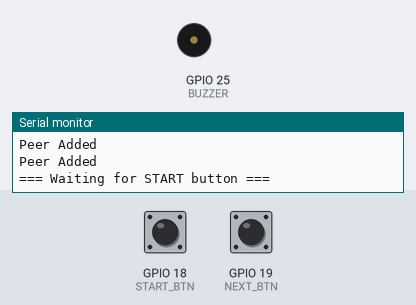
Bench run of a sketch on a simulated ESP32. On the bench: buzzer (waves = sounding, pin HIGH), the last lines printed to the serial monitor. The test bench sets the inputs (shaded band); at power-on: GPIO 18 (START_BTN) HIGH, GPIO 19 (NEXT_BTN) HIGH.

Above: at 1.2 s.
1.3 s: GPIO 18 (START_BTN) pulled LOW for 0.15 s
At 1.4 s:
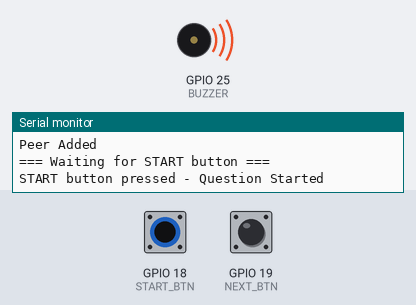
Timing chart, 0 to 4.3 s (numbered marks = the images above; inputs shaded):
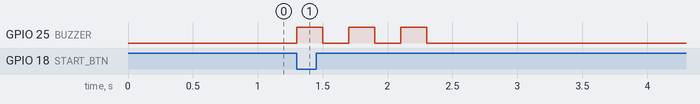

The sketch:

Master.ino
```cpp
#include <WiFi.h>
#include <esp_now.h>

//----------------------- Pins -----------------------
#define START_BTN  18
#define NEXT_BTN   19
#define BUZZER     25
#define DEBOUNCE_DELAY 300  // 300ms debounce delay

volatile uint32_t lastStartTime = 0;
volatile uint32_t lastNextTime = 0;

//--------------------- Message ----------------------
typedef enum
{
  GO,
  BUZZ,
  LOCK,
  RESET
} MessageType;

typedef struct
{
  MessageType type;
  uint8_t playerID;
} Packet;

Packet rxPacket;

//--------------- FreeRTOS Objects -------------------
SemaphoreHandle_t startSemaphore;
SemaphoreHandle_t nextSemaphore;
QueueHandle_t playerQueue;

//------------------- Variables ----------------------
bool gameStarted = false;
bool winnerDeclared = false;
uint8_t winnerID = 0;

//------------------ Player MACs ---------------------
// Replace these with your actual MAC addresses
uint8_t player1[] = {0x8C, 0x4B, 0x14, 0x4B, 0x18, 0xB0};
uint8_t player2[] = {0xD4, 0x8A, 0xFC, 0xD0, 0x76, 0x4C};
uint8_t player3[] = {0xBC, 0x4B, 0x14, 0x47, 0xBD, 0x48};
uint8_t player4[] = {0xAA, 0xBB, 0xCC, 0xDD, 0xEE, 0x03};
uint8_t player5[] = {0xAA, 0xBB, 0xCC, 0xDD, 0xEE, 0x04};
uint8_t player6[] = {0xAA, 0xBB, 0xCC, 0xDD, 0xEE, 0x05};

//----------------------------------------------------
void beep(int times)
{
  for (int i = 0; i < times; i++)
  {
    digitalWrite(BUZZER, HIGH);
    vTaskDelay(pdMS_TO_TICKS(200));
    digitalWrite(BUZZER, LOW);
    vTaskDelay(pdMS_TO_TICKS(200));
  }
}

//----------------------------------------------------
void broadcast(Packet pkt)
{
  esp_now_send(player1, (uint8_t *)&pkt, sizeof(pkt));
  esp_now_send(player2, (uint8_t *)&pkt, sizeof(pkt));
  esp_now_send(player3, (uint8_t *)&pkt, sizeof(pkt));
  esp_now_send(player4, (uint8_t *)&pkt, sizeof(pkt));
  esp_now_send(player5, (uint8_t *)&pkt, sizeof(pkt));
  esp_now_send(player6, (uint8_t *)&pkt, sizeof(pkt));
}

//----------------------------------------------------
void sendPacket(MessageType type, uint8_t playerID)
{
  Packet pkt;
  pkt.type = type;
  pkt.playerID = playerID;

  broadcast(pkt);
}

//----------------------------------------------------
void IRAM_ATTR startISR()
{
  uint32_t currentTime = millis();
  // Only trigger if debounce delay has passed
  if (currentTime - lastStartTime > DEBOUNCE_DELAY)
  {
    BaseType_t hpTask = pdFALSE;
    xSemaphoreGiveFromISR(startSemaphore, &hpTask);
    lastStartTime = currentTime;
    portYIELD_FROM_ISR(hpTask);
  }
}

//----------------------------------------------------
void IRAM_ATTR nextISR()
{
  uint32_t currentTime = millis();
  // Only trigger if debounce delay has passed
  if (currentTime - lastNextTime > DEBOUNCE_DELAY)
  {
    BaseType_t hpTask = pdFALSE;
    xSemaphoreGiveFromISR(nextSemaphore, &hpTask);
    lastNextTime = currentTime;
    portYIELD_FROM_ISR(hpTask);
  }
}

//----------------------------------------------------
void OnDataRecv(const esp_now_recv_info_t *info,
                const uint8_t *incomingData,
                int len)
{
  if (len != sizeof(Packet))
    return;

  memcpy(&rxPacket, incomingData, sizeof(Packet));

  if (gameStarted &&
      !winnerDeclared &&
      rxPacket.type == BUZZ)
  {
    BaseType_t hpTask = pdFALSE;

    xQueueSendFromISR(playerQueue,
                      &rxPacket.playerID,
                      &hpTask);

    portYIELD_FROM_ISR(hpTask);
  }
}

//----------------------------------------------------
void QuizTask(void *pvParameters)
{
  uint8_t player;
  uint8_t dummy;

  while (1)
  {
    // STEP 1: Wait for START button only
    Serial.println("\n=== Waiting for START button ===");
    xSemaphoreTake(startSemaphore, portMAX_DELAY);

    // Clear old queue entries
    while (xQueueReceive(playerQueue, &dummy, 0) == pdTRUE);

    Serial.println("START button pressed - Question Started");

    beep(3);

    // Set game state flags
    gameStarted = true;
    winnerDeclared = false;

    // STEP 2: Send GO only after START button
    sendPacket(GO, 0);
    Serial.println("GO Sent to all players");

    // Wait for player response
    xQueueReceive(playerQueue, &player, portMAX_DELAY);

    winnerID = player;
    winnerDeclared = true;
    gameStarted = false;

    Serial.print("Winner Declared: Player ");
    Serial.println(winnerID);

    beep(1);

    // STEP 3: Send LOCK to winner
    sendPacket(LOCK, winnerID);
    Serial.println("LOCK Sent to winner");

    // STEP 4: Wait for NEXT button to reset
    Serial.println("Waiting for NEXT button...");
    xSemaphoreTake(nextSemaphore, portMAX_DELAY);

    // STEP 5: Send RESET only after NEXT button
    sendPacket(RESET, 0);
    Serial.println("RESET Sent - All players reset");

    // Loop back to STEP 1 - wait for START again
  }
}

//----------------------------------------------------
void addPeer(uint8_t *mac)
{
  esp_now_peer_info_t peerInfo = {};

  memcpy(peerInfo.peer_addr, mac, 6);

  peerInfo.channel = 0;
  peerInfo.encrypt = false;

  if (esp_now_add_peer(&peerInfo) == ESP_OK)
  {
    Serial.println("Peer Added");
  }
  else
  {
    Serial.println("Failed to Add Peer");
  }
}

//----------------------------------------------------
void setup()
{
  Serial.begin(115200);

  pinMode(BUZZER, OUTPUT);
  digitalWrite(BUZZER, LOW);

  pinMode(START_BTN, INPUT_PULLUP);
  pinMode(NEXT_BTN, INPUT_PULLUP);

  attachInterrupt(START_BTN, startISR, FALLING);
  attachInterrupt(NEXT_BTN, nextISR, FALLING);

  startSemaphore = xSemaphoreCreateBinary();
  nextSemaphore = xSemaphoreCreateBinary();

  playerQueue = xQueueCreate(6, sizeof(uint8_t));

  WiFi.mode(WIFI_STA);

  if (esp_now_init() != ESP_OK)
  {
    Serial.println("ESP-NOW Init Failed");
    while (1);
  }

  addPeer(player1);
  addPeer(player2);
  addPeer(player3);
  addPeer(player4);
  addPeer(player5);
  addPeer(player6);

  esp_now_register_recv_cb(OnDataRecv);

  xTaskCreate(
      QuizTask,
      "QuizTask",
      4096,
      NULL,
      2,
      NULL);
}

//----------------------------------------------------
void loop()
{
}
```

Measured:
- after the input at 1.3 s, GPIO 25 (BUZZER): alternates HIGH for 0.20 s and LOW for 0.20 s, 6 changes in all, then stays LOW, starting at once
